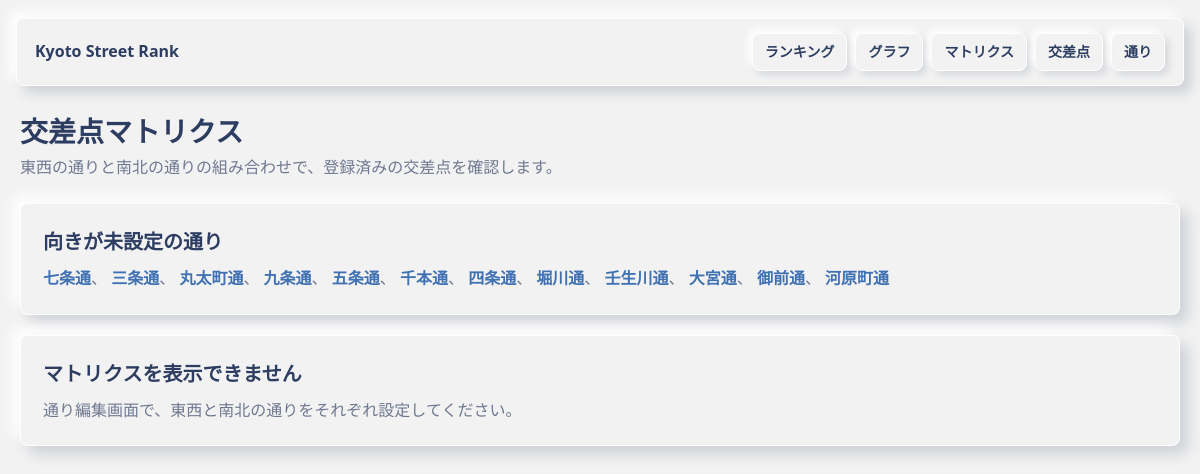
/matrix, run on an earlier commit of the app's database.
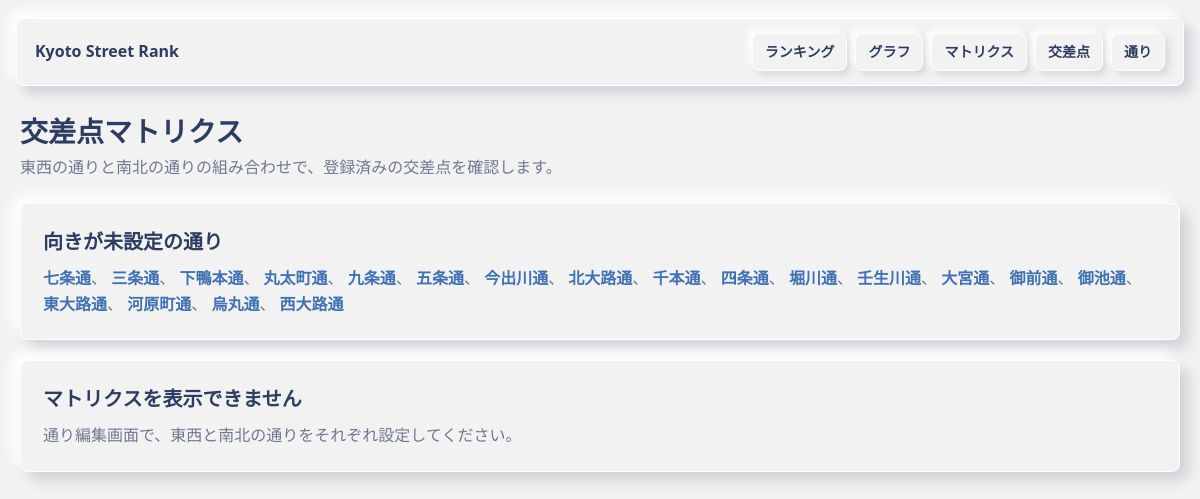
And on a later commit of the database.
### src/models.py (models this page shows)
class Street(db.Model):
    __tablename__ = "streets"
    id = db.Column(db.Integer, primary_key=True)
    name = db.Column(db.String(120), nullable=False, unique=True)
    orientation = db.Column(db.String(20), nullable=True)

### src/routes.py (the view)
    @app.route("/matrix")
    def matrix():
        matrix_view = build_intersection_matrix()
        return render_template("matrix.html", matrix=matrix_view)

### src/services.py (called while the page is built, shortened)
def build_intersection_matrix():
    east_west_streets = Street.query.filter_by(orientation="east_west").order_by(Street.name).all()
    north_south_streets = Street.query.filter_by(orientation="north_south").order_by(Street.name).all()
    unset_streets = Street.query.filter(Street.orientation.is_(None)).order_by(Street.name).all()
    intersections = Intersection.query.all()
    intersections_by_pair = {intersection.pair_key: intersection for intersection in intersections}
    rows = []
    return {
        "east_west_streets": east_west_streets,
        "north_south_streets": north_south_streets,
        "unset_streets": unset_streets,
        "rows": rows,
    }

### templates/matrix.html
{% extends "base.html" %}
{% block main_class %}matrix-container{% endblock %}
{% block content %}
  <div class="page-head">
    <div>
      <h1>交差点マトリクス</h1>
      <p>東西の通りと南北の通りの組み合わせで、登録済みの交差点を確認します。</p>
    </div>
  </div>
  {% if matrix.unset_streets %}
    <section class="empty matrix-note">
      <h2>向きが未設定の通り</h2>
      <p>
        {% for street in matrix.unset_streets %}
          <a href="{{ url_for('streets_edit', street_id=street.id) }}">{{ street.name }}</a>{% if not loop.last %}、{% endif %}
        {% endfor %}
      </p>
    </section>
  {% endif %}
  {% if matrix.rows and matrix.north_south_streets %}
    <div class="matrix-scroll">
      <table class="matrix-table">
        <thead>
          <tr>
            <th>東西＼南北</th>
            {% for street in matrix.north_south_streets %}
              <th><a href="{{ url_for('intersections_index', street=street.name) }}">{{ street.name }}</a></th>
            {% endfor %}
          </tr>
        </thead>
        <tbody>
          {% for row in matrix.rows %}
            <tr>
              <th><a href="{{ url_for('intersections_index', street=row.street.name) }}">{{ row.street.name }}</a></th>
              {% for cell in row.cells %}
                {% if cell.intersection %}
                  <td class="registered">
                    <a href="{{ url_for('intersections_edit', intersection_id=cell.intersection.id) }}">{{ cell.intersection.name }}</a>
                  </td>
                {% else %}
                  <td class="missing">未登録</td>
                {% endif %}
              {% endfor %}
            </tr>
          {% endfor %}
        </tbody>
      </table>
    </div>
  {% else %}
    <section class="empty">
      <h2>マトリクスを表示できません</h2>
      <p>通り編集画面で、東西と南北の通りをそれぞれ設定してください。</p>
    </section>
  {% endif %}
{% endblock %}

What changed in the data, as far as the page shows it:
added Street: name "下鴨本通"
added Street: name "今出川通"
added Street: name "北大路通"
added Street: name "御池通"
added Street: name "東大路通"
shown differently, row unchanged: Street "河原町通": now shows "、"
added Street: name "烏丸通"
added Street: name "西大路通"
